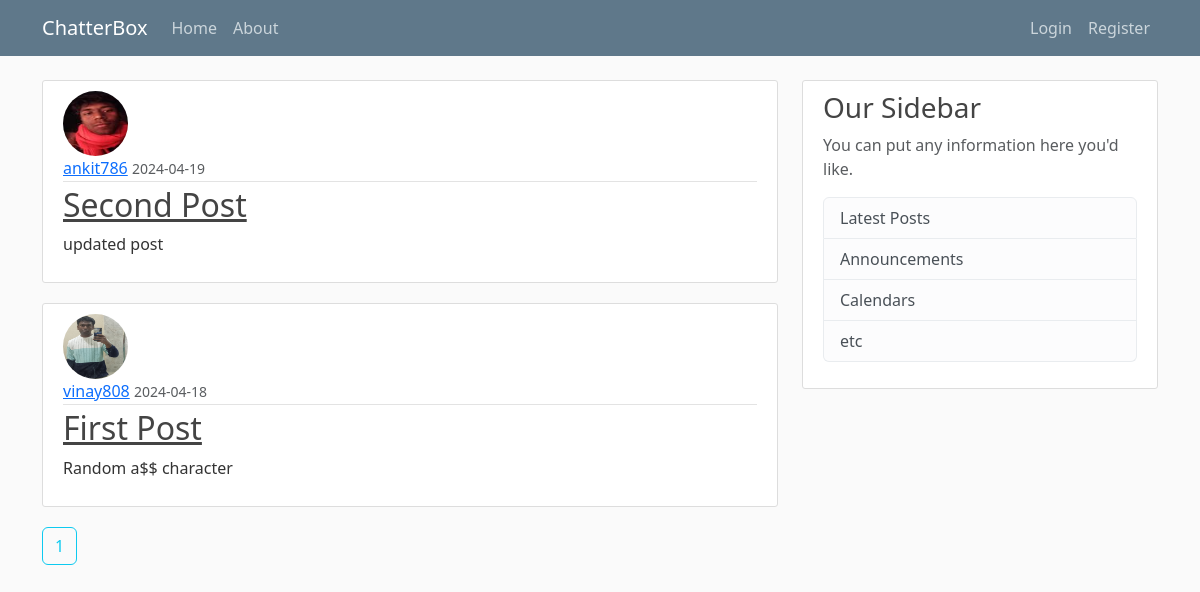
Page /home on the earlier database version.
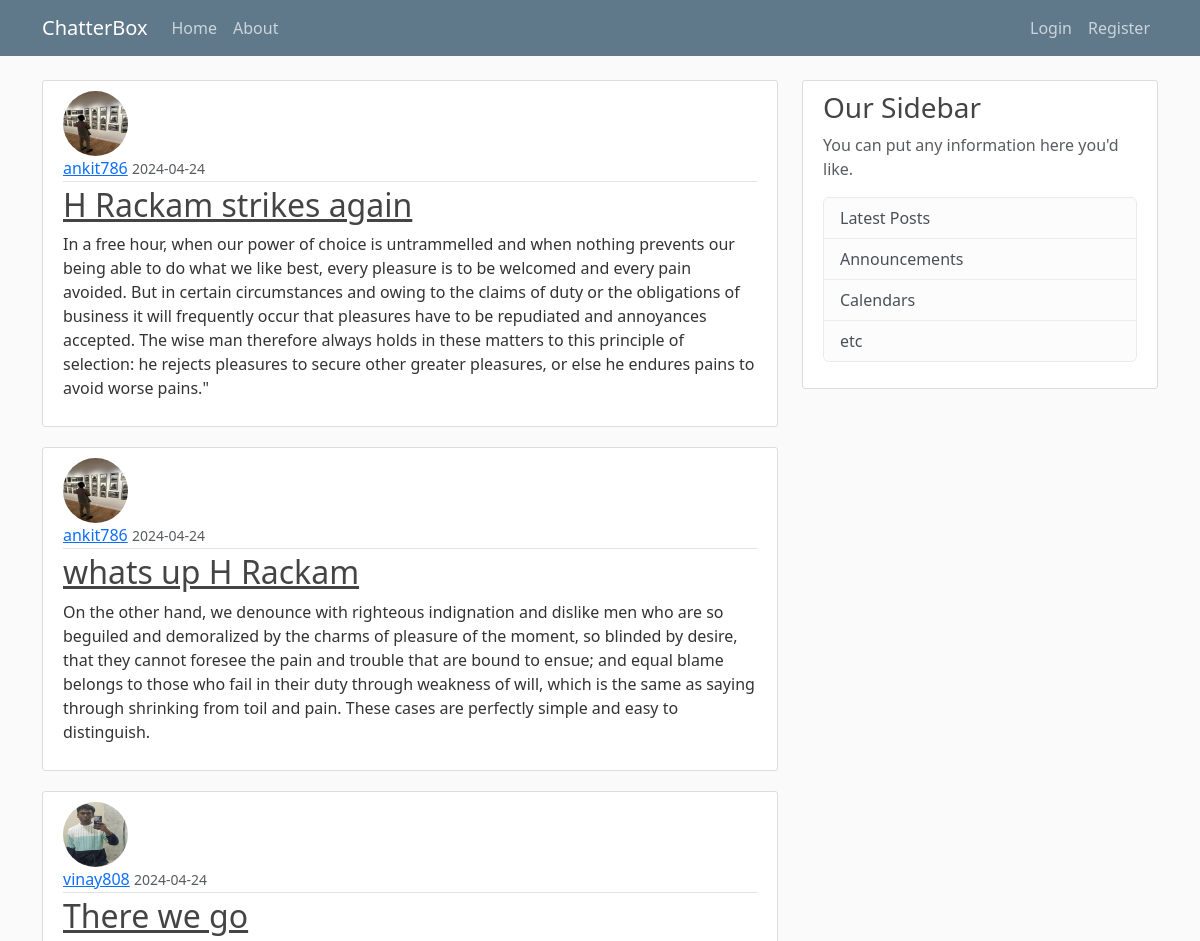
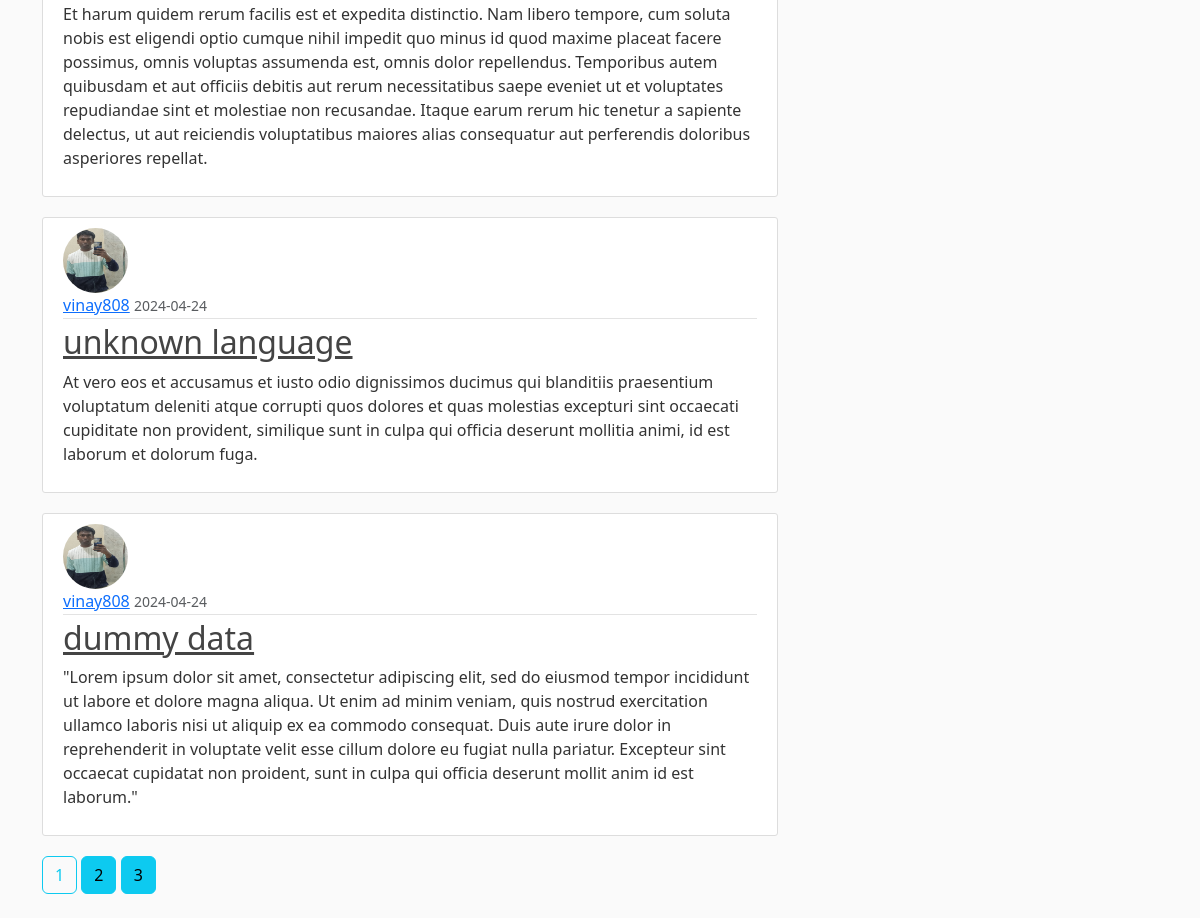
Same page on the later database version (2 pictures, top to bottom).
### blogapp/models.py (models this page shows, shortened)
class Post(db.Model):
    id = db.Column(db.Integer, primary_key=True)
    title = db.Column(db.String(100), nullable=False)
    date_posted = db.Column(db.DateTime, nullable=False, default=datetime.now)
    content = db.Column(db.Text, nullable=False)
    user_id = db.Column(db.Integer, db.ForeignKey('user.id'), nullable=False)

class User(db.Model, UserMixin):
    id = db.Column(db.Integer, primary_key=True)
    username = db.Column(db.String(20), unique=True, nullable=False)
    email = db.Column(db.String(120), unique=True, nullable=False)
    image_file = db.Column(db.String(20), nullable=False, default='default.jpg')
    password = db.Column(db.String(60), nullable=False)
    posts = db.relationship('Post', backref='author', lazy=True)

### blogapp/routes.py (the view)
@app.route("/")
@app.route("/home")
def hello_world():
    page = request.args.get('page', 1, type=int)
    posts = Post.query.order_by(Post.date_posted.desc()).paginate(page=page, per_page=5)
    return render_template('home.html', posts=posts)

### blogapp/templates/home.html
{% extends "base.html" %}
{% block content %}
    {% for post in posts.items %}
    <article class="media content-section">
      <img class="rounded-circle article-img" src="{{ url_for('static', filename='profile_pics/' + post.author.image_file)}}">
      <div class="media-body">
        <div class="article-metadata">
          <a class="mr-2" href="{{ url_for('user_posts', username=post.author.username) }}">{{ post.author.username }}</a>
          <small class="text-muted">{{ post.date_posted.strftime('%Y-%m-%d') }}</small>
        </div>
        <h2><a class="article-title" href="{{ url_for('post', post_id=post.id) }}">{{ post.title }}</a></h2>
        <p class="article-content">{{ post.content }}</p>
      </div>
    </article>
    {% endfor %}
    {% for page_num in posts.iter_pages(left_edge=1, right_edge=1, left_current=1, right_current=2) %}
        {% if page_num %}
            {% if posts.page == page_num %}
                <a class="btn btn-outline-info mb-4" href="{{ url_for('hello_world', page=page_num) }}"> {{ page_num }} </a>
            {% else %}
                <a class="btn btn-info mb-4" href="{{ url_for('hello_world', page=page_num) }}"> {{ page_num }} </a>
            {% endif %}
        {% else %}
            ...
        {% endif %}
    {% endfor %}
{% endblock content%}

Differences in the rows shown:
no longer on this page (row unchanged): Post: image_file (picture), author.username "ankit786", date_posted "2024-04-19", title "Second Post", content "updated post"
no longer on this page (row unchanged): Post: image_file (placeholder picture), author.username "vinay808", date_posted "2024-04-18", title "First Post", content "Random a$$ character"
added Post: image_file (picture), author.username "ankit786", date_posted "2024-04-24", title "H Rackam strikes again", content "In a free hour, when our power of choice is untrammelled and when nothing prevents our being able to do what we like best, every pleasure is to be welcomed and every pain avoided. But in certain circumstances and owing to the claims of duty or the obligations of business it will frequently occur that pleasures have to be repudiated and annoyances accepted. The wise man therefore always holds in these matters to this principle of selection: he rejects pleasures to secure other greater pleasures, or else he endures pains to avoid worse pains.\""
added Post: image_file (picture), author.username "ankit786", date_posted "2024-04-24", title "whats up H Rackam", content "On the other hand, we denounce with righteous indignation and dislike men who are so beguiled and demoralized by the charms of pleasure of the moment, so blinded by desire, that they cannot foresee the pain and trouble that are bound to ensue; and equal blame belongs to those who fail in their duty through weakness of will, which is the same as saying through shrinking from toil and pain. These cases are perfectly simple and easy to distinguish."
added Post: image_file (placeholder picture), author.username "vinay808", date_posted "2024-04-24", title "There we go", content "Et harum quidem rerum facilis est et expedita distinctio. Nam libero tempore, cum soluta nobis est eligendi optio cumque nihil impedit quo minus id quod maxime placeat facere possimus, omnis voluptas assumenda est, omnis dolor repellendus. Temporibus autem quibusdam et aut officiis debitis aut rerum necessitatibus saepe eveniet ut et voluptates repudiandae sint et molestiae non recusandae. Itaque earum rerum hic tenetur a sapiente delectus, ut aut reiciendis voluptatibus maiores alias consequatur aut perferendis doloribus asperiores repellat."
added Post: image_file (placeholder picture), author.username "vinay808", date_posted "2024-04-24", title "unknown language", content "At vero eos et accusamus et iusto odio dignissimos ducimus qui blanditiis praesentium voluptatum deleniti atque corrupti quos dolores et quas molestias excepturi sint occaecati cupiditate non provident, similique sunt in culpa qui officia deserunt mollitia animi, id est laborum et dolorum fuga."
added Post: image_file (placeholder picture), author.username "vinay808", date_posted "2024-04-24", title "dummy data", content "\"Lorem ipsum dolor sit amet, consectetur adipiscing elit, sed do eiusmod tempor incididunt ut labore et dolore magna aliqua. Ut enim ad minim veniam, quis nostrud exercitation ullamco laboris nisi ut aliquip ex ea commodo consequat. Duis aute irure dolor in reprehenderit in voluptate velit esse cillum dolore eu fugiat nulla pariatur. Excepteur sint occaecat cupidatat non proident, sunt in culpa qui officia deserunt mollit anim id est laborum.\""
Other differences:
new list line: "2"
new list line: "3"
